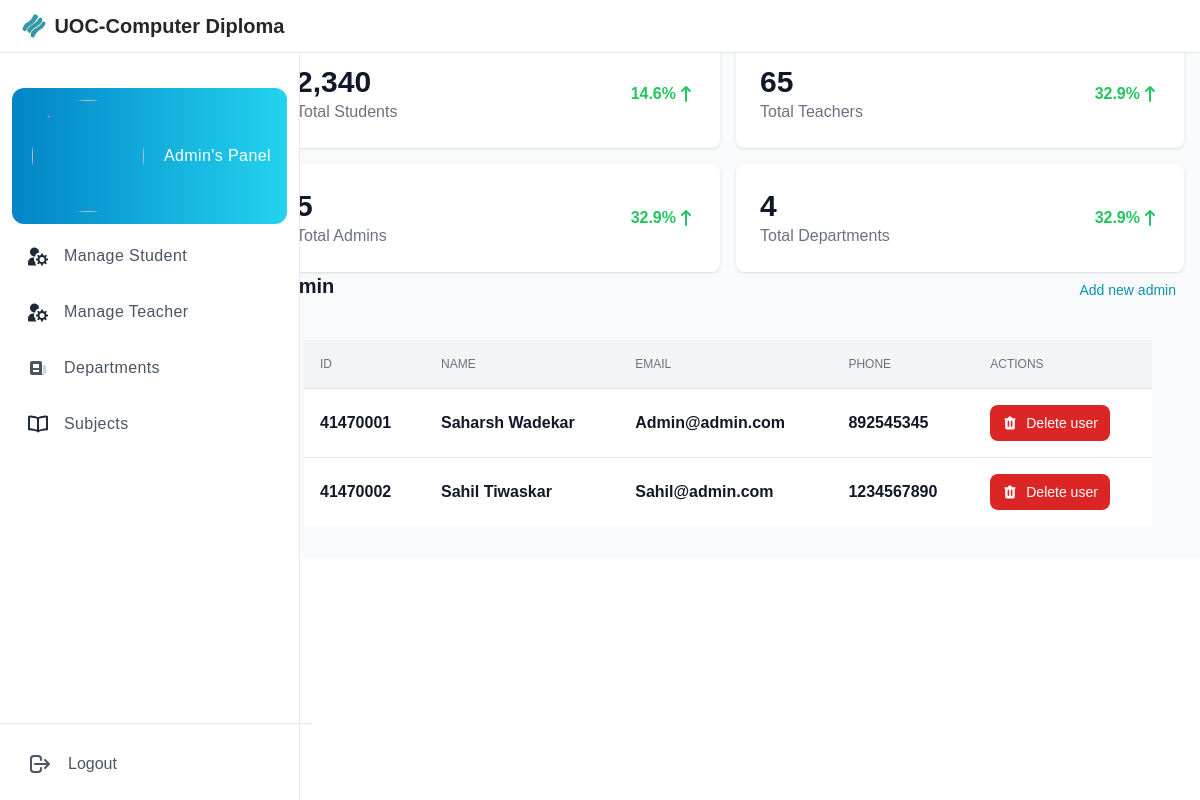
Screenshot of /Admin/index.php (signed in) with the database file from the repository.
### tables this page shows
CREATE TABLE `user` (
  `id` int(11) NOT NULL,
  `user_type` varchar(50) NOT NULL,
  `firstname` varchar(50) NOT NULL,
  `lastname` varchar(50) NOT NULL,
  `email` text NOT NULL,
  `password` text NOT NULL,
  `address` text DEFAULT NULL,
  `city` varchar(50) DEFAULT NULL,
  `country` varchar(50) DEFAULT NULL,
  `phone` int(10) NOT NULL,
  `genderid` int(11) NOT NULL
);

### Admin/index.php (the view, shortened to what this page needs)
<?php include("../public/header.php")?>
<?php include("../includes/config.php") ?>
<div class="flex overflow-hidden bg-white">
<?php include("sidebar.php")?>
  <div
    id="main-content"
    class="h-full w-full bg-gray-50 relative overflow-y-auto lg:ml-64"
  >
    <main>
      <div class="pt-6 px-4">
      <div class="mt-4 w-full grid grid-cols-1 md:grid-cols-2 xl:grid-cols-4 gap-4">
          <div class="bg-white shadow rounded-lg p-4 sm:p-6 xl:p-8">
            <div class="flex items-center">
              <div class="flex-shrink-0">
                <span
                  class="text-2xl sm:text-3xl leading-none font-bold text-gray-900">2,340</span>
                <h3 class="text-base font-normal text-gray-500">Total Students</h3>
              </div>
              <div
                class="ml-5 w-0 flex items-center justify-end flex-1 text-green-500 text-base font-bold">
                14.6%
                <svg
                  class="w-5 h-5"
                  fill="currentColor"
                  viewBox="0 0 20 20"
                  xmlns="http://www.w3.org/2000/svg"
                >
                  <path
                    fill-rule="evenodd"
                    d="M5.293 7.707a1 1 0 010-1.414l4-4a1 1 0 011.414 0l4 4a1 1 0 01-1.414 1.414L11 5.414V17a1 1 0 11-2 0V5.414L6.707 7.707a1 1 0 01-1.414 0z"
                    clip-rule="evenodd"
                  ></path>
                </svg>
              </div>
            </div>
          </div>
          <div class="bg-white shadow rounded-lg p-4 sm:p-6 xl:p-8">
            <div class="flex items-center">
              <div class="flex-shrink-0">
                <span
                  class="text-2xl sm:text-3xl leading-none font-bold text-gray-900"
                  >65</span
                >
                <h3 class="text-base font-normal text-gray-500">
                  Total Teachers
                </h3>
              </div>
              <div
                class="ml-5 w-0 flex items-center justify-end flex-1 text-green-500 text-base font-bold"
              >
                32.9%
                <svg
                  class="w-5 h-5"
                  fill="currentColor"
                  viewBox="0 0 20 20"
                  xmlns="http://www.w3.org/2000/svg"
                >
                  <path
                    fill-rule="evenodd"
                    d="M5.293 7.707a1 1 0 010-1.414l4-4a1 1 0 011.414 0l4 4a1 1 0 01-1.414 1.414L11 5.414V17a1 1 0 11-2 0V5.414L6.707 7.707a1 1 0 01-1.414 0z"
                    clip-rule="evenodd"
                  ></path>
                </svg>
              </div>
            </div>
          </div>
          <div class="bg-white shadow rounded-lg p-4 sm:p-6 xl:p-8">
            <div class="flex items-center">
              <div class="flex-shrink-0">
                <span
                  class="text-2xl sm:text-3xl leading-none font-bold text-gray-900"
                  >5</span
                >
                <h3 class="text-base font-normal text-gray-500">
                  Total Admins
                </h3>
              </div>
              <div
                class="ml-5 w-0 flex items-center justify-end flex-1 text-green-500 text-base font-bold"
              >
                32.9%
                <svg
                  class="w-5 h-5"
                  fill="currentColor"
                  viewBox="0 0 20 20"
                  xmlns="http://www.w3.org/2000/svg"
                >
                  <path
                    fill-rule="evenodd"
                    d="M5.293 7.707a1 1 0 010-1.414l4-4a1 1 0 011.414 0l4 4a1 1 0 01-1.414 1.414L11 5.414V17a1 1 0 11-2 0V5.414L6.707 7.707a1 1 0 01-1.414 0z"
                    clip-rule="evenodd"
                  ></path>
                </svg>
              </div>
            </div>
          </div>
          <div class="bg-white shadow rounded-lg p-4 sm:p-6 xl:p-8">
            <div class="flex items-center">
              <div class="flex-shrink-0">
                <span
                  class="text-2xl sm:text-3xl leading-none font-bold text-gray-900"
                  >4</span
                >
                <h3 class="text-base font-normal text-gray-500">
                  Total Departments
                </h3>
              </div>
              <div
                class="ml-5 w-0 flex items-center justify-end flex-1 text-green-500 text-base font-bold"
              >
                32.9%
                <svg
                  class="w-5 h-5"
                  fill="currentColor"
                  viewBox="0 0 20 20"
                  xmlns="http://www.w3.org/2000/svg"
                >
                  <path
                    fill-rule="evenodd"
                    d="M5.293 7.707a1 1 0 010-1.414l4-4a1 1 0 011.414 0l4 4a1 1 0 01-1.414 1.414L11 5.414V17a1 1 0 11-2 0V5.414L6.707 7.707a1 1 0 01-1.414 0z"
                    clip-rule="evenodd"
                  ></path>
                </svg>
              </div>
            </div>
          </div>
        </div>
        <div class="mb-4 flex items-center justify-between">
              <div>
                <h3 class="text-xl font-bold text-gray-900 mb-2">Admin</h3>
              </div>
              <div class="flex-shrink-0">
                <a href="newadmin.php" class="text-sm font-medium text-cyan-600 hover:bg-gray-100 rounded-lg p-2" >Add new admin</a>
              </div>
            </div>
        <div class="flex flex-col m-8">
                <div class="overflow-x-auto">
                    <div class="inline-block min-w-full align-middle">
                        <div class="overflow-hidden shadow">
                            <table class="min-w-full divide-y divide-gray-200 table-fixed dark:divide-gray-600">
                                <thead class="bg-gray-100 dark:bg-gray-700">
                                    <tr>
                                        <th scope="col" class="p-4 text-xs font-medium text-left text-gray-500 uppercase dark:text-gray-400">ID</th>
                                        <th scope="col" class="p-4 text-xs font-medium text-left text-gray-500 uppercase dark:text-gray-400">Name</th>
                                        <th scope="col" class="p-4 text-xs font-medium text-left text-gray-500 uppercase dark:text-gray-400">Email</th>
                                        <th scope="col" class="p-4 text-xs font-medium text-left text-gray-500 uppercase dark:text-gray-400">Phone</th>
                                        <th scope="col" class="p-4 text-xs font-medium text-left text-gray-500 uppercase dark:text-gray-400 inline-block">Actions</th>
                                    </tr>
                                </thead>
                                <tbody class="bg-white divide-y divide-gray-200 dark:bg-gray-800 dark:divide-gray-700">
                                <?php
                                $extract_user_query = 'SELECT * FROM user WHERE user_type="admin"';
                                $result = mysqli_query($db_conn, $extract_user_query);
                                while ($row = mysqli_fetch_object($result)) {
                                ?>
                                    <tr class="hover:bg-gray-100 dark:hover:bg-gray-700">
                                        <td class="p-4 text-base font-semibold text-gray-900 dark:text-white">
                                        <?php echo ucfirst($row->id) ?>
                                        </td>
                                        <td class="p-4 text-base font-semibold text-gray-900 dark:text-white">
                                        <?php echo ucfirst($row->firstname); ?>
                                        <?php echo ucfirst($row->lastname) ?>
                                        </td>
                                        <td class="p-4 text-base font-semibold text-gray-900 dark:text-white">
                                          <?php echo ucfirst($row->email) ?>
                                        </td>
                                        <td class="p-4 text-base font-semibold text-gray-900 dark:text-white">
                                        <?php echo ucfirst($row->phone) ?>
                                        </td>
                                        <td class="p-4 text-base font-semibold text-gray-900 dark:text-white inline-block">
                                        <form action="" method="POST">
                                          <button name=delete value=<?php echo ($row->id) ?> type="submit" data-modal-toggle="delete-user-modal" class="inline-flex items-center px-3 py-2 text-sm font-medium text-center text-white bg-red-600 rounded-lg hover:bg-red-800 focus:ring-4 focus:ring-red-300 dark:focus:ring-red-900">
                                                  Delete user
                                            </button>
                                        </form>
                                        </td>
                                    </tr>
                                    <?php } ?>
                                </tbody>
                            </table>
                        </div>
                    </div>
                </div>
            </div>
          </div>
      </div>

### public/css/style.css (style rules this page uses)
.relative { position: relative; }
.mb-2 { margin-bottom: 0.5rem; }
.mb-4 { margin-bottom: 1rem; }
.ml-5 { margin-left: 1.25rem; }
.mr-2 { margin-right: 0.5rem; }
.mt-4 { margin-top: 1rem; }
.inline-block { display: inline-block; }
.flex { display: flex; }
.inline-flex { display: inline-flex; }
.grid { display: grid; }
.h-5 { height: 1.25rem; }
.h-full { height: 100%; }
.w-0 { width: 0px; }
.w-5 { width: 1.25rem; }
.w-full { width: 100%; }
.min-w-full { min-width: 100%; }
.flex-1 { flex: 1 1 0%; }
.flex-shrink-0 { flex-shrink: 0; }
.grid-cols-1 { grid-template-columns: repeat(1, minmax(0, 1fr)); }
.flex-col { flex-direction: column; }
.items-center { align-items: center; }
.justify-end { justify-content: flex-end; }
.justify-between { justify-content: space-between; }
.gap-4 { gap: 1rem; }
.divide-y > :not([hidden]) ~ :not([hidden]) { --tw-divide-y-reverse: 0; border-top-width: calc(1px * calc(1 - var(--tw-divide-y-reverse))); border-bottom-width: calc(1px * var(--tw-divide-y-reverse)); }
.divide-gray-200 > :not([hidden]) ~ :not([hidden]) { --tw-divide-opacity: 1; border-color: rgb(229 231 235 / var(--tw-divide-opacity)); }
.overflow-hidden { overflow: hidden; }
.overflow-x-auto { overflow-x: auto; }
.overflow-y-auto { overflow-y: auto; }
.rounded-lg { border-radius: 0.5rem; }
.bg-gray-50 { --tw-bg-opacity: 1; background-color: rgb(249 250 251 / var(--tw-bg-opacity)); }
.bg-white { --tw-bg-opacity: 1; background-color: rgb(255 255 255 / var(--tw-bg-opacity)); }
.p-2 { padding: 0.5rem; }
.p-4 { padding: 1rem; }
.px-3 { padding-left: 0.75rem; padding-right: 0.75rem; }
.px-4 { padding-left: 1rem; padding-right: 1rem; }
.pt-6 { padding-top: 1.5rem; }
.text-left { text-align: left; }
.text-center { text-align: center; }
.align-middle { vertical-align: middle; }
.text-2xl { font-size: 1.5rem; line-height: 2rem; }
.text-base { font-size: 1rem; line-height: 1.5rem; }
.text-sm { font-size: 0.875rem; line-height: 1.25rem; }
.text-xl { font-size: 1.25rem; line-height: 1.75rem; }
.text-xs { font-size: 0.75rem; line-height: 1rem; }
.font-bold { font-weight: 700; }
.font-medium { font-weight: 500; }
.font-normal { font-weight: 400; }
.font-semibold { font-weight: 600; }
.uppercase { text-transform: uppercase; }
.leading-none { line-height: 1; }
.text-cyan-600 { --tw-text-opacity: 1; color: rgb(8 145 178 / var(--tw-text-opacity)); }
.text-gray-500 { --tw-text-opacity: 1; color: rgb(107 114 128 / var(--tw-text-opacity)); }
.text-gray-900 { --tw-text-opacity: 1; color: rgb(17 24 39 / var(--tw-text-opacity)); }
.text-green-500 { --tw-text-opacity: 1; color: rgb(34 197 94 / var(--tw-text-opacity)); }
.text-white { --tw-text-opacity: 1; color: rgb(255 255 255 / var(--tw-text-opacity)); }
.shadow { --tw-shadow: 0 1px 3px 0 rgb(0 0 0 / 0.1), 0 1px 2px -1px rgb(0 0 0 / 0.1); --tw-shadow-colored: 0 1px 3px 0 var(--tw-shadow-color), 0 1px 2px -1px var(--tw-shadow-color); box-shadow: var(--tw-ring-offset-shadow, 0 0 #0000), var(--tw-ring-shadow, 0 0 #0000), var(--tw-shadow); }
@media (min-width: 640px) { .sm\:p-6 { padding: 1.5rem; } }
@media (min-width: 640px) { .sm\:text-3xl { font-size: 1.875rem; line-height: 2.25rem; } }
@media (min-width: 768px) { .md\:grid-cols-2 { grid-template-columns: repeat(2, minmax(0, 1fr)); } }
@media (min-width: 1024px) { .lg\:ml-64 { margin-left: 16rem; } }

### rows the page displays
user: id "41470001", firstname "Saharsh", lastname "Wadekar", email "Admin@admin.com", phone "892545345"
user: id "41470002", firstname "Sahil", lastname "Tiwaskar", email "Sahil@admin.com", phone "1234567890"
